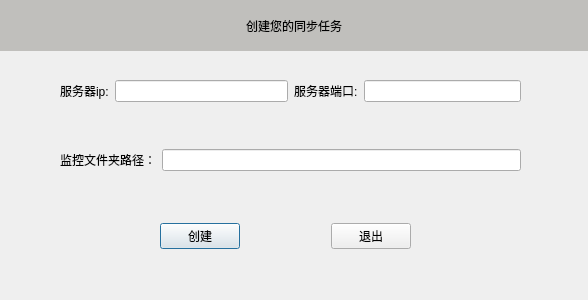
<?xml version="1.0" encoding="UTF-8"?>
<ui version="4.0">
 <class>create</class>
 <widget class="QDialog" name="create">
  <property name="geometry">
   <rect>
    <x>0</x>
    <y>0</y>
    <width>588</width>
    <height>300</height>
   </rect>
  </property>
  <property name="windowTitle">
   <string>Dialog</string>
  </property>
  <widget class="QWidget" name="layoutWidget_2">
   <property name="geometry">
    <rect>
     <x>160</x>
     <y>220</y>
     <width>251</width>
     <height>32</height>
    </rect>
   </property>
   <layout class="QHBoxLayout" name="horizontalLayout_5">
    <item>
     <widget class="QPushButton" name="create_n">
      <property name="text">
       <string>创建</string>
      </property>
     </widget>
    </item>
    <item>
     <spacer name="horizontalSpacer">
      <property name="orientation">
       <enum>Qt::Horizontal</enum>
      </property>
      <property name="sizeHint" stdset="0">
       <size>
        <width>40</width>
        <height>20</height>
       </size>
      </property>
     </spacer>
    </item>
    <item>
     <widget class="QPushButton" name="quit">
      <property name="text">
       <string>退出</string>
      </property>
     </widget>
    </item>
   </layout>
  </widget>
  <widget class="QWidget" name="layoutWidget">
   <property name="geometry">
    <rect>
     <x>60</x>
     <y>80</y>
     <width>461</width>
     <height>91</height>
    </rect>
   </property>
   <layout class="QVBoxLayout" name="verticalLayout">
    <item>
     <layout class="QHBoxLayout" name="horizontalLayout_4">
      <item>
       <layout class="QHBoxLayout" name="horizontalLayout">
        <item>
         <widget class="QLabel" name="label">
          <property name="text">
           <string>服务器ip:</string>
          </property>
         </widget>
        </item>
        <item>
         <widget class="QLineEdit" name="ip">
          <property name="text">
           <string/>
          </property>
         </widget>
        </item>
       </layout>
      </item>
      <item>
       <layout class="QHBoxLayout" name="horizontalLayout_2">
        <item>
         <widget class="QLabel" name="label_2">
          <property name="text">
           <string>服务器端口:</string>
          </property>
         </widget>
        </item>
        <item>
         <widget class="QLineEdit" name="port">
          <property name="text">
           <string/>
          </property>
         </widget>
        </item>
       </layout>
      </item>
     </layout>
    </item>
    <item>
     <spacer name="verticalSpacer">
      <property name="orientation">
       <enum>Qt::Vertical</enum>
      </property>
      <property name="sizeHint" stdset="0">
       <size>
        <width>20</width>
        <height>40</height>
       </size>
      </property>
     </spacer>
    </item>
    <item>
     <layout class="QHBoxLayout" name="horizontalLayout_3">
      <item>
       <widget class="QLabel" name="label_3">
        <property name="text">
         <string>监控文件夹路径：</string>
        </property>
       </widget>
      </item>
      <item>
       <widget class="QLineEdit" name="path">
        <property name="text">
         <string/>
        </property>
       </widget>
      </item>
     </layout>
    </item>
   </layout>
  </widget>
  <widget class="QLabel" name="label_4">
   <property name="geometry">
    <rect>
     <x>0</x>
     <y>0</y>
     <width>588</width>
     <height>51</height>
    </rect>
   </property>
   <property name="styleSheet">
    <string notr="true">background-color: rgb(192, 191, 188);</string>
   </property>
   <property name="text">
    <string>创建您的同步任务</string>
   </property>
   <property name="alignment">
    <set>Qt::AlignCenter</set>
   </property>
  </widget>
 </widget>
 <resources/>
 <connections/>
</ui>
